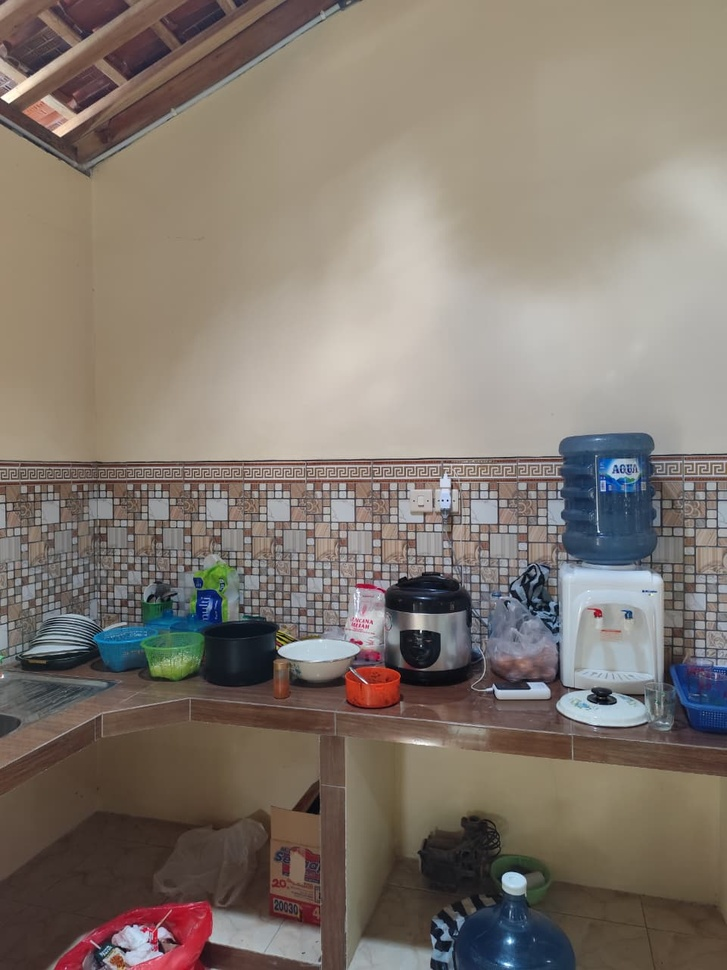
#> input picture images/DAPUR1.jpeg, 727 x 970 px, shrunk from 960 x 1280 before the run, found by its file name
$ python UAS.py
#> lines starting #> are read from the running program, lines starting #| are printed output that depends on the picture
import cv2
import matplotlib.pyplot as plt
import numpy as np

img1 = cv2.imread('../images/DAPUR1.jpeg')
#> img1 is the input picture: shape (970, 727, 3); mean B, G, R 111.7, 120.6, 130.3
img2 = cv2.imread('../images/DAPUR2.jpeg')
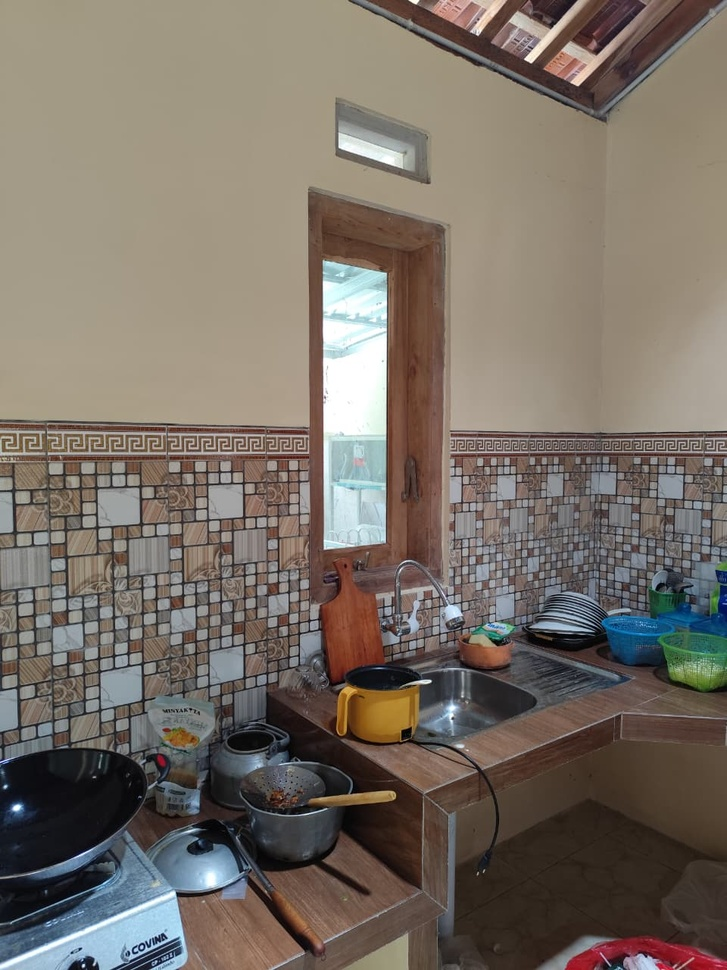
#> input picture images/DAPUR2.jpeg, 727 x 970 px, shrunk from 960 x 1280 before the run, found by its file name
#> img2 is the input picture: shape (970, 727, 3); mean B, G, R 101.8, 111.4, 120.6

img1_rgb = cv2.cvtColor(img1, cv2.COLOR_BGR2RGB)
img2_rgb = cv2.cvtColor(img2, cv2.COLOR_BGR2RGB)

gray1 = cv2.cvtColor(img1, cv2.COLOR_BGR2GRAY)
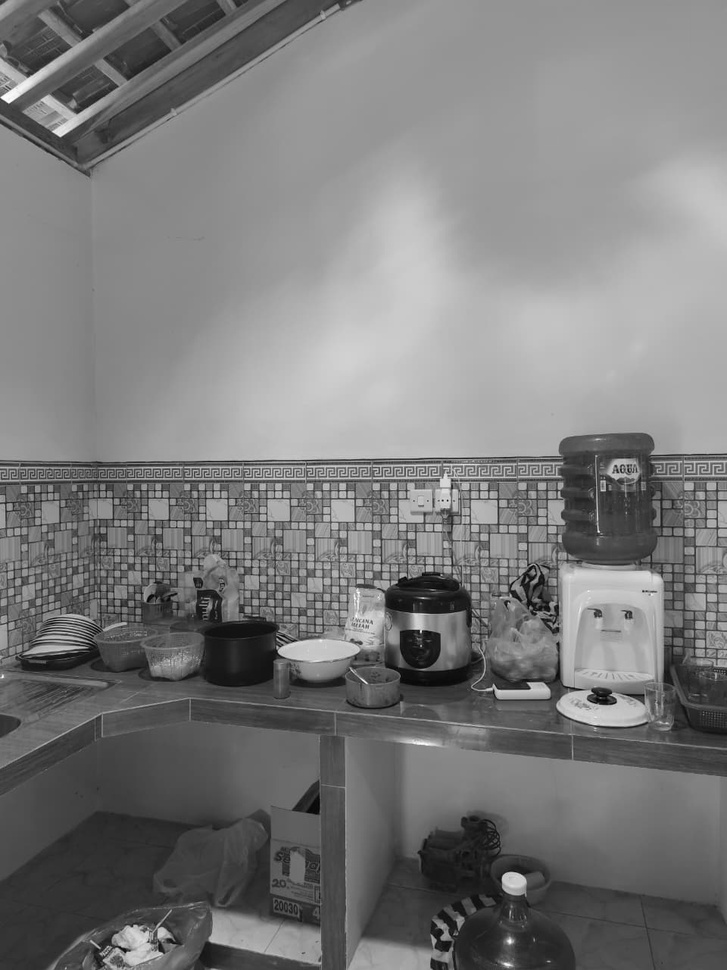
#> gray1: shape (970, 727); min 0, max 254, mean 122.5
gray2 = cv2.cvtColor(img2, cv2.COLOR_BGR2GRAY)
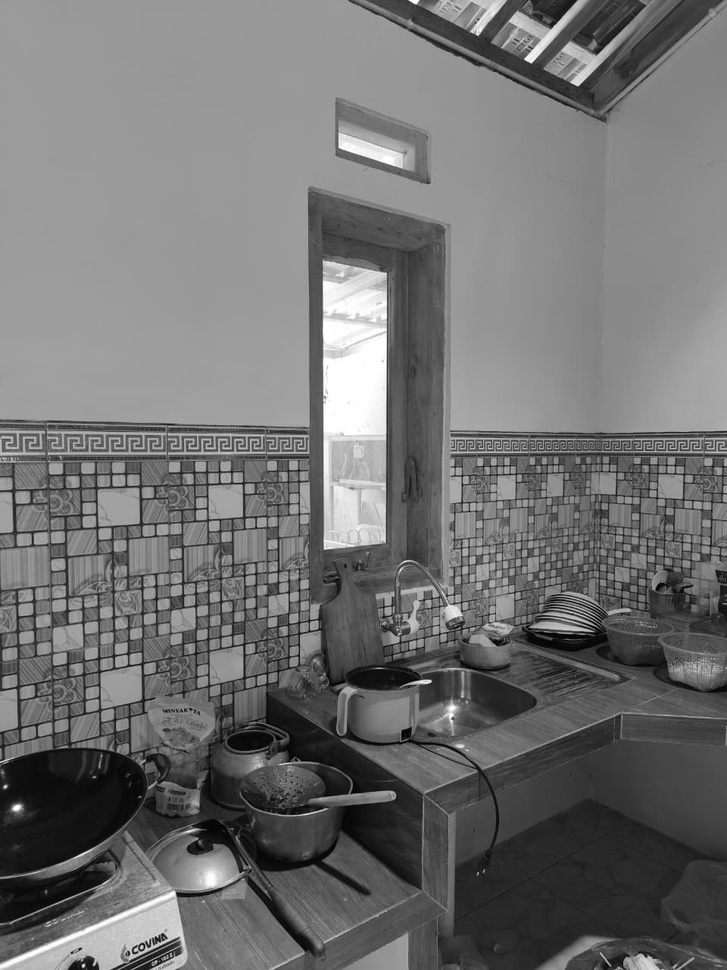
#> gray2: shape (970, 727); min 0, max 255, mean 113

sift = cv2.SIFT_create()

kp1, des1 = sift.detectAndCompute(gray1, None)
#> kp1 = 2806 keypoints; strongest (x, y, size): (514, 883, 15), (602, 696, 13.6), (418, 621, 12.4), (510, 941, 4.5)
kp2, des2 = sift.detectAndCompute(gray2, None)
#> kp2 = 3863 keypoints; strongest (x, y, size): (17, 808, 5.9), (5, 787, 2.6), (142, 947, 2.1), (429, 681, 2.9)

print("Keypoints img1:", len(kp1))
#| Keypoints img1: 2806
print("Keypoints img2:", len(kp2))
#| Keypoints img2: 3863

bf = cv2.BFMatcher(cv2.NORM_L2)
matches = bf.knnMatch(des1, des2, k=2)
#> matches = 2806 matches

good_matches = []
for m, n in matches:
    if m.distance < 0.75 * n.distance:
        good_matches.append(m)
#> after the loop, good_matches = 414 matches

print("Good matches:", len(good_matches))
#| Good matches: 414

pts1 = np.float32([kp1[m.queryIdx].pt for m in good_matches]).reshape(-1, 1, 2)
#> pts1 = 414 rows, first 8: [6.94, 588.2], [6.94, 588.2], [8.15, 487.1], [8.59, 101.5], [10.9, 117.7], [15.53, 666.4], [20.67, 527.1], [21.71, 80.79]
pts2 = np.float32([kp2[m.trainIdx].pt for m in good_matches]).reshape(-1, 1, 2)
#> pts2 = 414 rows, first 8: [514.9, 558.6], [514.9, 558.6], [465.2, 459.5], [530.9, 61.81], [532.9, 77.93], [521, 636.3], [528.3, 498.7], [547.3, 31.45]

H, _ = cv2.findHomography(pts1, pts2, cv2.RANSAC, 5.0)
#> H = [[0.486, 0.0011, 525.8], [-0.356, 1.05, -41.18], [-0.000826, 6.54e-05, 1]]

h1, w1 = img1.shape[:2]
#> h1 = 970; w1 = 727
h2, w2 = img2.shape[:2]
#> h2 = 970; w2 = 727

corners_img1 = np.float32([
    [0, 0],
    [w1, 0],
    [w1, h1],
    [0, h1]
]).reshape(-1, 1, 2)
#> corners_img1 = [[0, 0], [727, 0], [727, 970], [0, 970]]

corners_img2 = np.float32([
    [0, 0],
    [w2, 0],
    [w2, h2],
    [0, h2]
]).reshape(-1, 1, 2)
#> corners_img2 = [[0, 0], [727, 0], [727, 970], [0, 970]]

warped_corners_img1 = cv2.perspectiveTransform(corners_img1, H)
#> warped_corners_img1 = [[525.8, -41.18], [2200.1, -750.4], [1900.7, 1561.1], [495.4, 922.7]]

all_corners = np.concatenate((warped_corners_img1, corners_img2), axis=0)
#> all_corners = [[525.8, -41.18], [2200.1, -750.4], [1900.7, 1561.1], [495.4, 922.7], [0, 0], [727, 0], [727, 970], [0, 970]]

x_min, y_min = np.int32(all_corners.min(axis=0).ravel())
#> x_min = 0; y_min = -750
x_max, y_max = np.int32(all_corners.max(axis=0).ravel())
#> x_max = 2200; y_max = 1561

panorama_width  = x_max - x_min
#> panorama_width = 2200
panorama_height = y_max - y_min
#> panorama_height = 2311

translation = np.array([
    [1, 0, -x_min],
    [0, 1, -y_min],
    [0, 0, 1]
])
#> translation = [[1, 0, 0], [0, 1, 750], [0, 0, 1]]

panorama = cv2.warpPerspective(
    img1,
    translation @ H,
    (panorama_width, panorama_height)
)
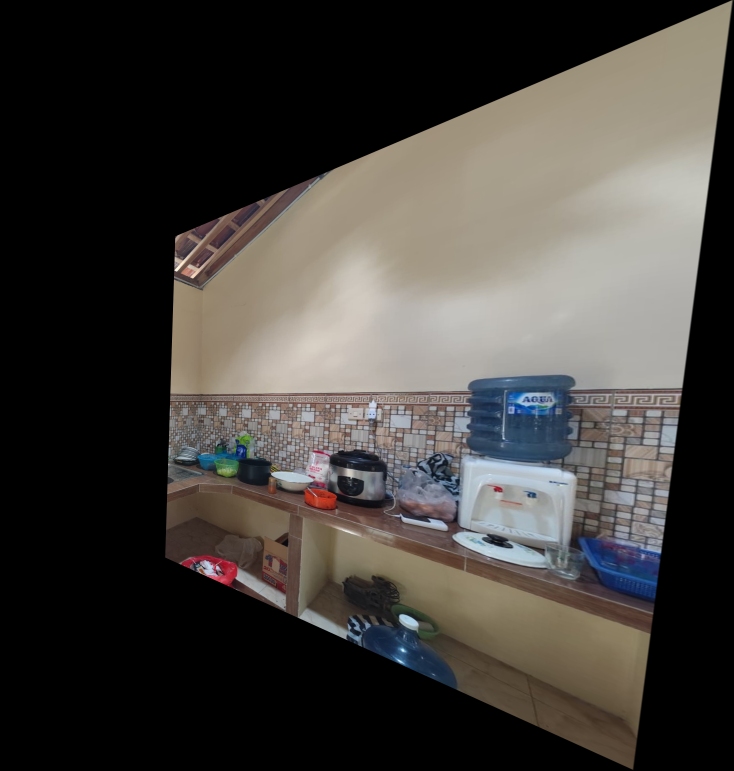
#> panorama: shape (2311, 2200, 3) (shown at 1/3 size); mean B, G, R 60.5, 64.5, 67.8

panorama[-y_min:h2 - y_min, -x_min:w2 - x_min] = img2
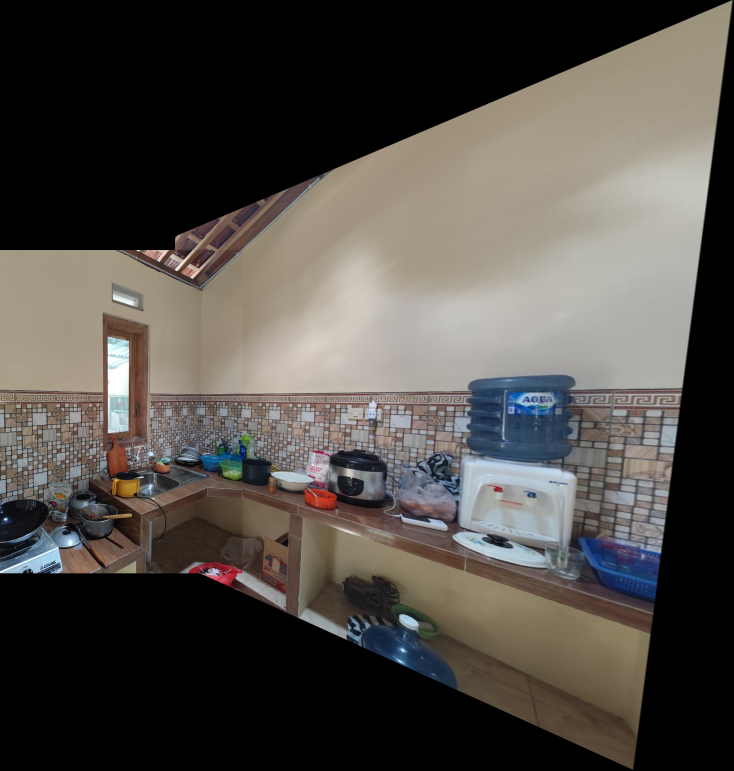
#> panorama: shape (2311, 2200, 3) (shown at 1/3 size); mean B, G, R 71, 75.8, 79.9

panorama_rgb = cv2.cvtColor(panorama, cv2.COLOR_BGR2RGB)

matches_vis = cv2.drawMatches(
    img1_rgb, kp1,
    img2_rgb, kp2,
    good_matches[:100],   # batasi agar tidak terlalu padat
    None,
    flags=cv2.DrawMatchesFlags_NOT_DRAW_SINGLE_POINTS
)
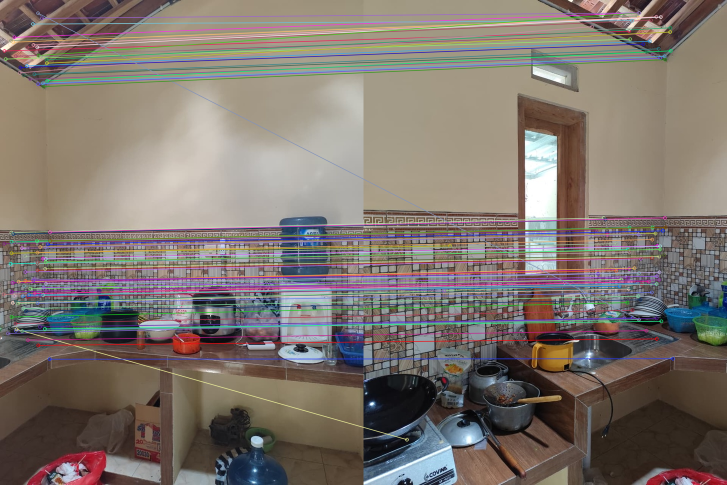
#> matches_vis: shape (970, 1454, 3) (shown at 1/2 size); mean R, G, B 126.4, 116.9, 109.9

plt.figure(figsize=(18, 12))

plt.subplot(3, 2, 1)
plt.imshow(img1_rgb)
plt.title("Before: Image 1 (DAPUR1.jpeg)")
plt.axis('off')

plt.subplot(3, 2, 2)
plt.imshow(img2_rgb)
plt.title("Before: Image 2 (DAOUR2.jpeg)")
plt.axis('off')


plt.subplot(3, 2, (3, 4))
plt.imshow(matches_vis)
plt.title("SIFT Feature Matches (Stitches)")
plt.axis('off')

plt.subplot(3, 2, (5, 6))
plt.imshow(panorama_rgb)
plt.title("After: Panorama (Expanded Canvas)")
plt.axis('off')

plt.tight_layout()
plt.show()
